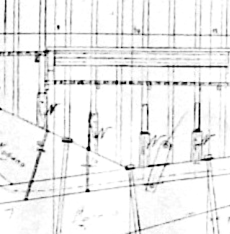
#> input picture primitive_ir_lib/tests/fixtures/BSCM_3_4_false_circle_crop.png, 230 x 234 px
$ python -i dimension_geometry.py   (imports and definitions only)
#> lines starting #> are read from the running program, lines starting #| are printed output that depends on the picture; after the words box and inside, x2 and y2 are one past the last pixel; in counts of white or black regions, pixels touching at a corner belong together
"""Deterministic dimension-line and extension-line evidence detection."""

from __future__ import annotations

from dataclasses import dataclass
import math

import cv2
import numpy as np

Point = tuple[float, float]
Segment = tuple[Point, Point]


@dataclass(frozen=True)
class DimensionGeometryEvidence:
    dimension_line: Segment | None
    extension_lines: tuple[Segment, ...]
    arrow_points: tuple[Point, ...]
    leader_lines: tuple[Segment, ...]
    kind_hint: str | None
    confidence: float


def _point(value: tuple[int, int] | np.ndarray) -> Point:
    return (float(value[0]), float(value[1]))


def _canonical_segment(first: Point, second: Point) -> Segment:
    return (first, second) if first <= second else (second, first)


def _length(segment: Segment) -> float:
    (x0, y0), (x1, y1) = segment
    return math.hypot(x1 - x0, y1 - y0)


def _is_horizontal(segment: Segment, tolerance: float = 3.0) -> bool:
    return abs(segment[1][1] - segment[0][1]) <= tolerance


def _is_vertical(segment: Segment, tolerance: float = 3.0) -> bool:
    return abs(segment[1][0] - segment[0][0]) <= tolerance


def _is_diagonal(segment: Segment) -> bool:
    dx = abs(segment[1][0] - segment[0][0])
    dy = abs(segment[1][1] - segment[0][1])
    if dx == 0.0 or dy == 0.0:
        return False
    angle = math.degrees(math.atan2(dy, dx))
    return 15.0 <= angle <= 75.0


# [6 lines left out: function _endpoint_distance, not called in this run]


def _has_leader_marker(candidate: Segment, segments: list[Segment]) -> bool:
    for marker in segments:
        if marker == candidate or not _is_diagonal(marker):
            continue
        marker_length = _length(marker)
        if 18.0 <= marker_length <= 55.0 and _endpoint_distance(candidate, marker) <= 8.0:
            return True
    return False


def _detect_leader_lines(segments: list[Segment]) -> tuple[Segment, ...]:
    diagonal_segments = [segment for segment in segments if _is_diagonal(segment)]
    leaders: list[Segment] = []
    for candidate in sorted(diagonal_segments, key=lambda item: (-_length(item), item)):
        if any(_endpoint_distance(candidate, existing) <= 24.0 for existing in leaders):
            continue
        if _has_leader_marker(candidate, diagonal_segments):
            leaders.append(candidate)
    return tuple(leaders)


def _hough_segments(binary: np.ndarray) -> list[Segment]:
    edges = cv2.Canny(binary, 50, 150, apertureSize=3)
    lines = cv2.HoughLinesP(
        edges,
        rho=1,
        theta=np.pi / 180.0,
        threshold=20,
        minLineLength=18,
        maxLineGap=6,
    )
    if lines is None:
        return []
    segments: list[Segment] = []
    for raw in np.asarray(lines).reshape(-1, 4):
        segment = _canonical_segment(_point(raw[:2]), _point(raw[2:]))
        if _length(segment) >= 18.0:
            segments.append(segment)
    return segments


def _segment_bbox(segment: Segment, *, padding: int = 18) -> tuple[int, int, int, int]:
    xs = (segment[0][0], segment[1][0])
    ys = (segment[0][1], segment[1][1])
    return (
        int(math.floor(min(xs))) - padding,
        int(math.floor(min(ys))) - padding,
        int(math.ceil(max(xs))) + padding,
        int(math.ceil(max(ys))) + padding,
    )


# [32 lines left out: functions _boxes_near, _merge_nearby_boxes, not called in this run]


def _select_dimension_line(segments: list[Segment]) -> tuple[Segment | None, str | None]:
    horizontal = [segment for segment in segments if _is_horizontal(segment)]
    vertical = [segment for segment in segments if _is_vertical(segment)]
    candidates = [*horizontal, *vertical]
    if not candidates:
        return None, None

    best = max(candidates, key=lambda segment: (_length(segment), segment))
    if _is_horizontal(best):
        return best, "HORIZONTAL_DISTANCE"
    if _is_vertical(best):
        return best, "VERTICAL_DISTANCE"
    return best, "ALIGNED_DISTANCE"


def _merge_axis_segments(
    segments: list[Segment], *, axis: str, coordinate: float, tolerance: float = 6.0
) -> Segment | None:
    matching: list[Segment] = []
    for segment in segments:
        if axis == "vertical":
            if not _is_vertical(segment) or abs(segment[0][0] - coordinate) > tolerance:
                continue
        else:
            if not _is_horizontal(segment) or abs(segment[0][1] - coordinate) > tolerance:
                continue
        matching.append(segment)
    if not matching:
        return None

    if axis == "vertical":
        x = sum((segment[0][0] + segment[1][0]) / 2.0 for segment in matching) / len(matching)
        low = min(min(segment[0][1], segment[1][1]) for segment in matching)
        high = max(max(segment[0][1], segment[1][1]) for segment in matching)
        return _canonical_segment((x, low), (x, high))
    y = sum((segment[0][1] + segment[1][1]) / 2.0 for segment in matching) / len(matching)
    low = min(min(segment[0][0], segment[1][0]) for segment in matching)
    high = max(max(segment[0][0], segment[1][0]) for segment in matching)
    return _canonical_segment((low, y), (high, y))


def _detect_extension_lines(segments: list[Segment], dimension_line: Segment) -> tuple[Segment, ...]:
    if _is_horizontal(dimension_line):
        y = dimension_line[0][1]
        endpoints = (dimension_line[0][0], dimension_line[1][0])
        candidates: list[Segment] = []
        for endpoint in endpoints:
            vertical = _merge_axis_segments(segments, axis="vertical", coordinate=endpoint, tolerance=28.0)
            if vertical is None or _length(vertical) < 28.0:
                continue
            if min(vertical[0][1], vertical[1][1]) <= y + 8.0 and max(vertical[0][1], vertical[1][1]) >= y + 24.0:
                candidates.append(vertical)
        return tuple(sorted(candidates, key=lambda item: (item[0][0], item[0][1], item[1][1])))

    x = dimension_line[0][0]
    endpoints = (dimension_line[0][1], dimension_line[1][1])
    candidates = []
    for endpoint in endpoints:
        horizontal = _merge_axis_segments(segments, axis="horizontal", coordinate=endpoint, tolerance=28.0)
        if horizontal is None or _length(horizontal) < 28.0:
            continue
        if min(horizontal[0][0], horizontal[1][0]) <= x - 24.0 and max(horizontal[0][0], horizontal[1][0]) >= x - 8.0:
            candidates.append(horizontal)
    return tuple(sorted(candidates, key=lambda item: (item[0][1], item[0][0], item[1][0])))


def _contour_arrow_points(binary: np.ndarray, dimension_line: Segment) -> list[Point]:
    contours, _ = cv2.findContours(binary, cv2.RETR_LIST, cv2.CHAIN_APPROX_SIMPLE)
    endpoints = [dimension_line[0], dimension_line[1]]
    found: list[tuple[float, Point]] = []
    for contour in contours:
        area = float(cv2.contourArea(contour))
        if not 12.0 <= area <= 500.0:
            continue
        perimeter = cv2.arcLength(contour, True)
        if perimeter <= 0:
            continue
        approximation = cv2.approxPolyDP(contour, 0.08 * perimeter, True)
        if not 3 <= len(approximation) <= 5:
            continue
        moments = cv2.moments(contour)
        if moments["m00"] == 0:
            continue
        center = (moments["m10"] / moments["m00"], moments["m01"] / moments["m00"])
        distance = min(math.hypot(center[0] - x, center[1] - y) for x, y in endpoints)
        if distance <= 24.0:
            found.append((distance, (float(center[0]), float(center[1]))))
    found.sort(key=lambda item: (item[0], item[1]))
    points: list[Point] = []
    for _, point in found:
        if all(math.hypot(point[0] - other[0], point[1] - other[1]) > 5.0 for other in points):
            points.append(point)
    return points[:2]


def _endpoint_arrow_points(binary: np.ndarray, dimension_line: Segment) -> tuple[Point, ...]:
    height, width = binary.shape[:2]
    points: list[Point] = []
    for x, y in dimension_line:
        x0, y0 = max(0, int(x) - 9), max(0, int(y) - 9)
        x1, y1 = min(width, int(x) + 10), min(height, int(y) + 10)
        patch = binary[y0:y1, x0:x1]
        if patch.size and int(np.count_nonzero(patch)) >= 15:
            points.append((float(x), float(y)))
    return tuple(points)


def _axis_interval(binary: np.ndarray, dimension_line: Segment) -> tuple[int, int] | None:
    """Measure the shaft's transverse dark-pixel interval away from its ends."""
    first, second = dimension_line
    vertical = _is_vertical(dimension_line)
    axis = int(round((first[0] + second[0]) / 2.0 if vertical else (first[1] + second[1]) / 2.0))
    start = int(round((first[1] + second[1]) / 2.0 if vertical else (first[0] + second[0]) / 2.0))
    profile = binary[start, :] if vertical else binary[:, start]
    indices = np.flatnonzero(profile > 0)
    runs = [run for run in np.split(indices, np.where(np.diff(indices) > 1)[0] + 1) if len(run)]
    ranked = sorted(
        runs,
        key=lambda run: (
            max(int(run[0]) - axis, axis - int(run[-1]), 0),
            int(run[0]),
            int(run[-1]),
        ),
    )
    if not ranked:
        return None
    nearest_gap = max(int(ranked[0][0]) - axis, axis - int(ranked[0][-1]), 0)
    if len(ranked) > 1:
        second_gap = max(int(ranked[1][0]) - axis, axis - int(ranked[1][-1]), 0)
        if second_gap == nearest_gap:
            return None
    return int(ranked[0][0]), int(ranked[0][-1])


def _endpoint_flank_witnesses(binary: np.ndarray, dimension_line: Segment) -> tuple[Point, ...]:
    """Find a unique pair of source-pixel flanks tapering away from a shaft.

    Profile widths, axial reach, and transverse alignment are measured from the
    raster and the candidate shaft. No case coordinates or fixed acceptance
    distances are used.
    """
    if not (_is_horizontal(dimension_line) or _is_vertical(dimension_line)):
        return ()
    shaft_interval = _axis_interval(binary, dimension_line)
    if shaft_interval is None:
        return ()
    shaft_width = shaft_interval[1] - shaft_interval[0] + 1
    height, width = binary.shape[:2]
    vertical = _is_vertical(dimension_line)
    endpoints = (
        tuple(sorted(dimension_line, key=lambda point: (point[1], point[0])))
        if vertical
        else dimension_line
    )
    points: list[Point] = []
    endpoint_intervals: list[tuple[int, int]] = []

    for endpoint_index, endpoint in enumerate(endpoints):
        outward = -1 if endpoint_index == 0 else 1
        axial_endpoint = int(round(endpoint[1] if vertical else endpoint[0]))
        limit = height if vertical else width
        witnesses: list[tuple[tuple[int, int], int, int]] = []
        for direction in (outward, -outward):
            widths: list[int] = []
            intervals: list[tuple[int, int]] = []
            positions: list[int] = []
            started = False
            for distance in range(1, limit + 1):
                position = axial_endpoint + direction * distance
                if not 0 <= position < limit:
                    break
                profile = binary[position, :] if vertical else binary[:, position]
                indices = np.flatnonzero(profile > 0)
                runs = [run for run in np.split(indices, np.where(np.diff(indices) > 1)[0] + 1) if len(run)]
                matching = [
                    run for run in runs
                    if int(run[0]) <= shaft_interval[1] and int(run[-1]) >= shaft_interval[0]
                ]
                if len(matching) != 1:
                    if started:
                        break
                    continue
                run = matching[0]
                interval = (int(run[0]), int(run[-1]))
                if not (interval[0] < shaft_interval[0] and interval[1] > shaft_interval[1]):
                    if started:
                        break
                    continue
                started = True
                widths.append(interval[1] - interval[0] + 1)
                intervals.append(interval)
                positions.append(position)

            valid_profiles: list[tuple[int, int, tuple[int, int], int]] = []
            for start_index in range(len(widths) - 1):
                profile_widths = widths[start_index:]
                if direction == outward:
                    monotonic = all(a >= b for a, b in zip(profile_widths, profile_widths[1:]))
                    contraction = profile_widths[0] - profile_widths[-1]
                else:
                    monotonic = all(a <= b for a, b in zip(profile_widths, profile_widths[1:]))
                    contraction = profile_widths[-1] - profile_widths[0]
                axial_reach = abs(positions[-1] - positions[start_index]) + 1
                initial_gap = abs(positions[start_index] - axial_endpoint)
                if monotonic and contraction > shaft_width and initial_gap <= axial_reach:
                    point_position = positions[-1] if direction == outward else axial_endpoint
                    valid_profiles.append(
                        (len(profile_widths), start_index, intervals[start_index], point_position)
                    )
            if valid_profiles:
                longest = max(profile[0] for profile in valid_profiles)
                best_profiles = [profile for profile in valid_profiles if profile[0] == longest]
                if len(best_profiles) == 1:
                    _, _, first_interval, point_position = best_profiles[0]
                    witnesses.append((first_interval, point_position, direction))

        if len(witnesses) != 1:
            continue
        interval, point_position, _ = witnesses[0]
        endpoint_intervals.append(interval)
        transverse_center = (interval[0] + interval[1]) / 2.0
        points.append(
            (transverse_center, float(point_position))
            if vertical
            else (float(point_position), transverse_center)
        )

    if len(points) != 2 or len(endpoint_intervals) != 2:
        return ()
    common_low = max(endpoint_intervals[0][0], endpoint_intervals[1][0])
    common_high = min(endpoint_intervals[0][1], endpoint_intervals[1][1])
    if common_low > shaft_interval[0] or common_high < shaft_interval[1]:
        return ()
    return tuple(points)


def detect_dimension_geometry(crop_bgr: np.ndarray) -> DimensionGeometryEvidence:
    """Detect controlled line/arrow evidence without scale or attachments."""
    if not isinstance(crop_bgr, np.ndarray) or crop_bgr.ndim not in {2, 3}:
        raise ValueError("crop_bgr must be a grayscale or BGR image")
    gray = crop_bgr if crop_bgr.ndim == 2 else cv2.cvtColor(crop_bgr, cv2.COLOR_BGR2GRAY)
    if gray.size == 0 or int(gray.max()) == int(gray.min()):
        return DimensionGeometryEvidence(None, (), (), (), None, 0.0)

    binary = cv2.adaptiveThreshold(
        gray,
        255,
        cv2.ADAPTIVE_THRESH_MEAN_C,
        cv2.THRESH_BINARY_INV,
        25,
        10,
    )
    segments = _hough_segments(binary)
    leader_lines = _detect_leader_lines(segments)
    dimension_line, kind_hint = _select_dimension_line(segments)
    if dimension_line is None:
        return DimensionGeometryEvidence(
            None,
            (),
            (),
            leader_lines,
            "LEADER_ANNOTATION" if leader_lines else None,
            min(1.0, 0.35 + (0.25 if leader_lines else 0.0)),
        )

    extension_lines = _detect_extension_lines(segments, dimension_line)
    if _is_horizontal(dimension_line) and len(extension_lines) >= 2:
        y = dimension_line[0][1]
        dimension_line = _canonical_segment(
            (extension_lines[0][0][0], y),
            (extension_lines[-1][0][0], y),
        )
    elif _is_vertical(dimension_line) and len(extension_lines) >= 2:
        x = dimension_line[0][0]
        dimension_line = _canonical_segment(
            (x, extension_lines[0][0][1]),
            (x, extension_lines[-1][0][1]),
        )
    arrow_points = _contour_arrow_points(binary, dimension_line)
    if len(arrow_points) < 2:
        arrow_points = list(_endpoint_flank_witnesses(binary, dimension_line))
    if len(arrow_points) < 2:
        arrow_points = list(_endpoint_arrow_points(binary, dimension_line))
    arrow_points = tuple(sorted(arrow_points, key=lambda point: (point[0], point[1])))
    confidence = min(
        1.0,
        0.35
        + (0.25 if len(extension_lines) >= 2 else 0.12 if extension_lines else 0.0)
        + (0.25 if len(arrow_points) >= 2 else 0.12 if arrow_points else 0.0)
        + (0.10 if leader_lines else 0.0),
    )
    return DimensionGeometryEvidence(
        dimension_line=dimension_line,
        extension_lines=extension_lines,
        arrow_points=arrow_points,
        leader_lines=leader_lines,
        kind_hint=kind_hint,
        confidence=confidence,
    )


# [21 lines left out: function detect_extension_lines_for_baseline, not called in this run]


def detect_dimension_geometry_regions(image_bgr: np.ndarray) -> tuple[tuple[int, int, int, int], ...]:
    """Return deterministic page regions containing independent dimension geometry."""
    if not isinstance(image_bgr, np.ndarray) or image_bgr.ndim not in {2, 3}:
        raise ValueError("image_bgr must be a grayscale or BGR image")
    if image_bgr.size == 0:
        return ()

    gray = image_bgr if image_bgr.ndim == 2 else cv2.cvtColor(image_bgr, cv2.COLOR_BGR2GRAY)
    if gray.size == 0 or int(gray.max()) == int(gray.min()):
        return ()
    binary = cv2.adaptiveThreshold(
        gray,
        255,
        cv2.ADAPTIVE_THRESH_MEAN_C,
        cv2.THRESH_BINARY_INV,
        25,
        10,
    )
    structural_segments = [
        segment
        for segment in _hough_segments(binary)
        if (_is_horizontal(segment) or _is_vertical(segment)) and _length(segment) >= 40.0
    ]
    height, width = gray.shape[:2]
    regions: list[tuple[int, int, int, int]] = []
    # Evaluate each structural segment in its own locally padded box. Merging
    # all page segments first can create a near-page ROI from unrelated lines.
    for segment in structural_segments:
        left, top, right, bottom = _segment_bbox(segment)
        clipped = (
            max(0, left),
            max(0, top),
            min(width, right),
            min(height, bottom),
        )
        if clipped[2] <= clipped[0] or clipped[3] <= clipped[1]:
            continue
        crop = image_bgr[clipped[1] : clipped[3], clipped[0] : clipped[2]]
        geometry = detect_dimension_geometry(crop)
        if geometry.dimension_line is None:
            continue
        crop_gray = crop if crop.ndim == 2 else cv2.cvtColor(crop, cv2.COLOR_BGR2GRAY)
        crop_binary = cv2.adaptiveThreshold(
            crop_gray,
            255,
            cv2.ADAPTIVE_THRESH_MEAN_C,
            cv2.THRESH_BINARY_INV,
            25,
            10,
        )
        has_extensions = len(geometry.extension_lines) >= 2
        has_flank_pair = len(
            _endpoint_flank_witnesses(crop_binary, geometry.dimension_line)
        ) == 2
        if not has_extensions and not has_flank_pair:
            continue
        if clipped not in regions:
            regions.append(clipped)
    return tuple(sorted(regions, key=lambda box: (box[1], box[0], box[3], box[2])))


__all__ = [
    "DimensionGeometryEvidence",
    "Point",
    "Segment",
    "detect_dimension_geometry",
    "detect_dimension_geometry_regions",
    "detect_extension_lines_for_baseline",
]

>>> import cv2
>>> picture = cv2.imread('tests/fixtures/BSCM_3_4_false_circle_crop.png')
#> picture is the input picture: shape (234, 230, 3); min 0, max 255, mean 237
>>> result = detect_dimension_geometry_regions(picture)
#> in detect_dimension_geometry_regions, `binary = cv2.adaptiveThreshold( gray, 255, cv2.ADAPTIVE_THRESH_MEAN_C,..`:
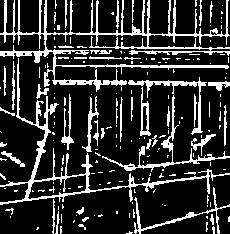
#> binary: shape (234, 230); 19.3% white in thin lines or dots
#> in _hough_segments, `edges = cv2.Canny(binary, 50, 150, apertureSize=3)`:
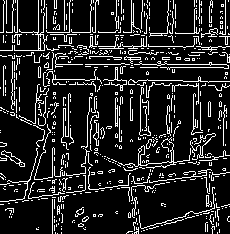
#> edges: shape (234, 230); 14.5% white in thin lines or dots
#> in _hough_segments, `lines = cv2.HoughLinesP( edges, rho=1, theta=np.pi / 180.0, threshold=..`: lines = 166 rows, first 6: [52, 233, 52, 126], [0, 32, 149, 32], [45, 64, 226, 64], [71, 46, 200, 46], [136, 183, 229, 172], [0, 184, 99, 171]
#> the loop in _hough_segments, `for raw in np.asarray(lines).reshape(-1, 4):` made 166 passes
#> (x0 in _length, y0 in _length, x1 in _length, y1 in _length) on passes 1 to 3: (52, 126, 52, 233), (0, 32, 149, 32), (45, 64, 226, 64)
#> after the loop in _hough_segments, `for raw in np.asarray(lines).reshape(-1, 4):`: segments = 166 items
#> in detect_dimension_geometry_regions, `structural_segments = [ segment for segment in _hough_segments(binary)..`: structural_segments = 41 items
#> the loop in detect_dimension_geometry_regions, `for segment in structural_segments:` made 41 passes
#> segment on passes 3 to 10: ((45, 64), (226, 64)), ((71, 46), (200, 46)), ((53, 84), (93, 83)), ((113, 57), (153, 57)), ((43, 79), (89, 80)), ((38, 0), (38, 50)), ((38, 74), (40, 33)), ((77, 47), (143, 48))
#> pass 1, in detect_dimension_geometry_regions, `crop = image_bgr[clipped[1] : clipped[3], clipped[0] : clipped[2]]`:
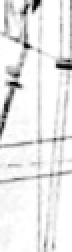
#> crop: shape (126, 36, 3) (shown 2 times larger); min 0, max 255, mean 232.7
#> pass 1, in detect_dimension_geometry, `binary = cv2.adaptiveThreshold( gray, 255, cv2.ADAPTIVE_THRESH_MEAN_C,..`:
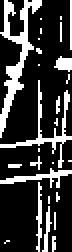
#> binary: shape (126, 36) (shown 2 times larger); 22.1% white; 27 white regions (20 under 20 px), largest, box (x1, y1, x2, y2) and area: (0, 0, 21, 69) 389, (0, 40, 36, 84) 203, (0, 84, 36, 94) 112
#> pass 1, in _hough_segments (call 2), `edges = cv2.Canny(binary, 50, 150, apertureSize=3)`:
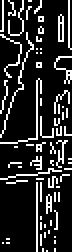
#> edges: shape (126, 36) (shown 2 times larger); 16.5% white in thin lines or dots
#> after the loop in detect_dimension_geometry_regions, `for segment in structural_segments:`:
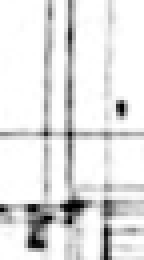
#> crop: shape (65, 36, 3) (shown 4 times larger); min 0, max 255, mean 226.4
#> after the loop in detect_dimension_geometry_regions, `for segment in structural_segments:`:
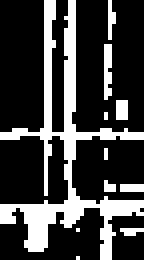
#> crop_binary: shape (65, 36) (shown 4 times larger); 24.9% white; 11 white regions (9 under 20 px), largest, box (x1, y1, x2, y2) and area: (0, 0, 36, 65) 495, (26, 11, 28, 25) 25
